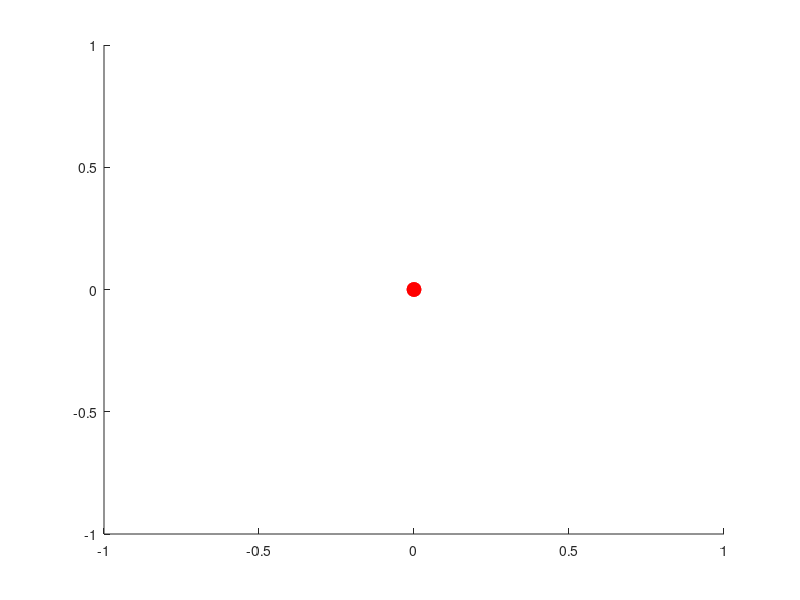

This chart was generated by the following MATLAB code: (Note: this script raises an error after producing the figure.)
clear,clc,close all;

% Convert hexadecimal color code to RGB (range 0 to 1)
colors = [sscanf('FF8080', '%2x').'; sscanf('D2E0FB', '%2x').';...
    sscanf('CDFAD5', '%2x').';sscanf('FFCF96', '%2x').';...
    sscanf('F9F3CC', '%2x').';sscanf('BEADFA', '%2x').';...
    sscanf('EDB7ED', '%2x').'] / 255;

% Scenario Parameters
interSiteDist = 150;  % Inter site distance
cell_radio = 50;  % radio of each cell/sector

% Base station coordinates
gNBpos = [0,0];

% cell angles (degrees)
sector1_ang = 0;
sector2_ang = 120;
sector3_ang = 240;

% gNB positions coordinates
num_gNB = 7;  % number of gNBs
gNB_ang = linspace(0, 360, num_gNB);  % gNB position angles (in degrees)
gNB_ang = gNB_ang(1:end-1);
puntos_x = [0, gNBpos(1) + interSiteDist * cosd(gNB_ang)];
puntos_y = [0, gNBpos(2) + interSiteDist * sind(gNB_ang)];

figure;
hold on;

plot(0, 0, 'ro', 'MarkerSize', 10, 'MarkerFaceColor', 'r');
text(10, 10, 'Estación Base Original', 'FontSize', 12);

for i = 1:num_gNB
    % Coordinates of sector centers for current base station
    current_base_station_x = puntos_x(i);
    current_base_station_y = puntos_y(i);
    
    current_sector1_x = current_base_station_x + cell_radio * cosd(sector1_ang);
    current_sector1_y = current_base_station_y + cell_radio * sind(sector1_ang);

    current_sector2_x = current_base_station_x + cell_radio * cosd(sector2_ang);
    current_sector2_y = current_base_station_y + cell_radio * sind(sector2_ang);

    current_sector3_x = current_base_station_x + cell_radio * cosd(sector3_ang);
    current_sector3_y = current_base_station_y + cell_radio * sind(sector3_ang);

    % Drawing the base station and its sectors with custom color fills
    plot(current_base_station_x, current_base_station_y, 'ro', 'MarkerSize', 10, 'MarkerFaceColor', 'r');
    draw_hexagon(current_sector1_x, current_sector1_y, cell_radio, colors(i,:));
    draw_hexagon(current_sector2_x, current_sector2_y, cell_radio, colors(i,:));
    draw_hexagon(current_sector3_x, current_sector3_y, cell_radio, colors(i,:));
end

% Print the points
plot(puntos_x, puntos_y, 'ro', 'MarkerSize', 10, 'MarkerFaceColor', 'w');

% Graph config
axis equal;
title('Hexagonal Cells Scenario');
xlabel('X (m)');
ylabel('Y (m)');
grid on;

hold off;

% Function to draw a hexagon with center at (x, y) and radius r
function draw_hexagon(x, y, r, color)
    angles = linspace(0, 2*pi, 7);
    x_points = r * cos(angles) + x;
    y_points = r * sin(angles) + y;
    fill(x_points, y_points, color);
end
